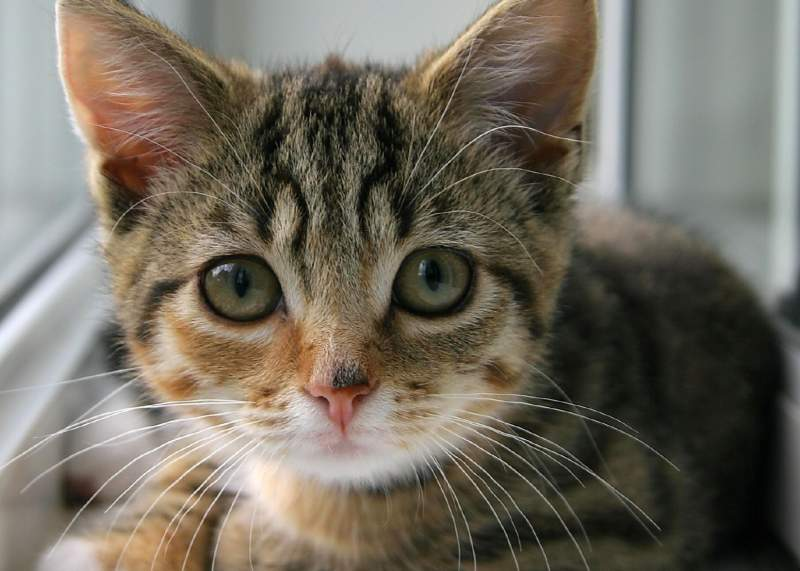
#> input picture cat.jpg, 800 x 571 px
$ jupyter execute 'IPLab1(Input_Image_Contrast_Increase_Decrease).ipynb'
#> lines starting #> are read from the running program, lines starting #| are printed output that depends on the picture
[cell 1]
import numpy as np
import cv2 as cv
from google.colab.patches import cv2_imshow
from PIL import Image, ImageEnhance
import matplotlib.pylab as plt
from google.colab import files

uploaded = files.upload()
#> the answer given: cat.jpg

[cell 2]
# Read and display the image
image = Image.open('cat.jpg')
#> image is the input picture: PIL image 800x571 RGB; mean R, G, B 114.6, 107.8, 95.6
#plt.imshow(image)
#Increase the brightness of the image
BrightImage = ImageEnhance.Brightness(image).enhance(2)
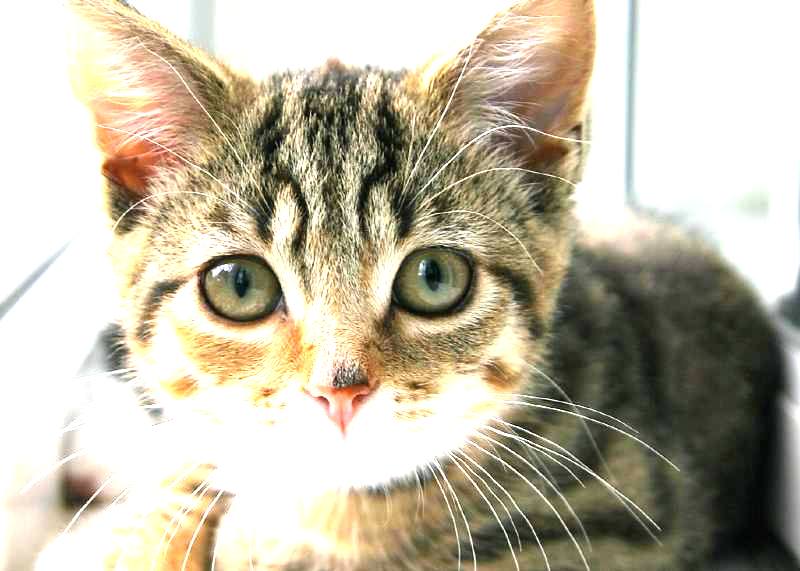
#> BrightImage: PIL image 800x571 RGB; mean R, G, B 191.2, 183.7, 164.6

#Decrease the brightness of the image
DarkImage = ImageEnhance.Brightness(image).enhance(0.4)
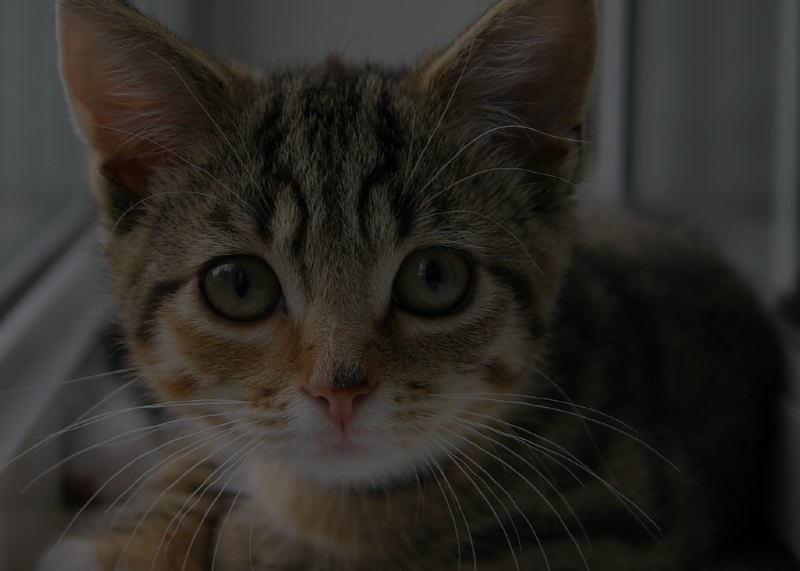
#> DarkImage: PIL image 800x571 RGB; mean R, G, B 45.5, 42.7, 37.8

FinalImage = np.concatenate((image, BrightImage, DarkImage), axis=1)
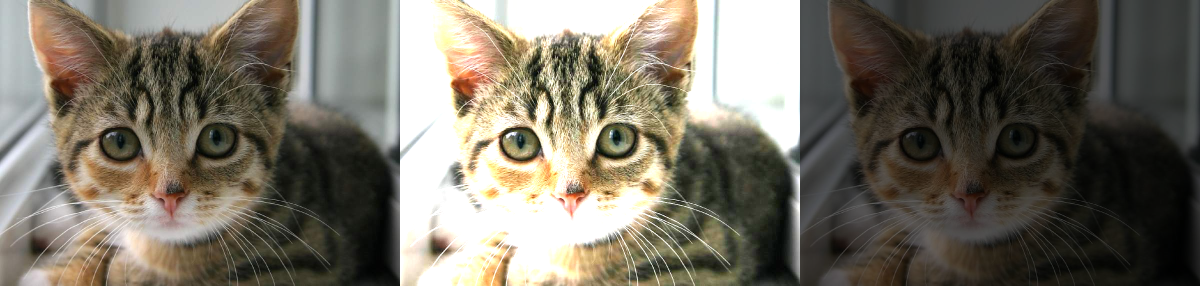
#> FinalImage: shape (571, 2400, 3) (shown at 1/2 size); mean R, G, B 117.1, 111.4, 99.3
cv2_imshow(cv.cvtColor(FinalImage, cv.COLOR_BGR2RGB))

$ run again, with f2.png saved as cat.jpg
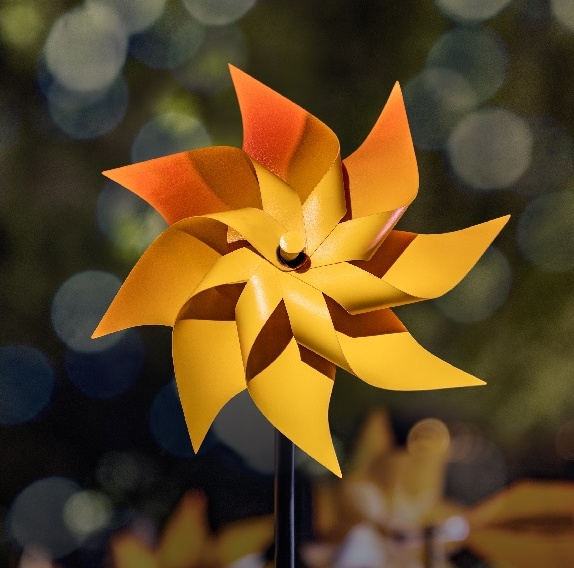
#> input picture f2.png, 574 x 568 px
#> image is the input picture: PIL image 574x568 RGB; mean R, G, B 95.4, 71.9, 35.1
#> `DarkImage = ImageEnhance.Brightness(image).enhance(0.4)`:
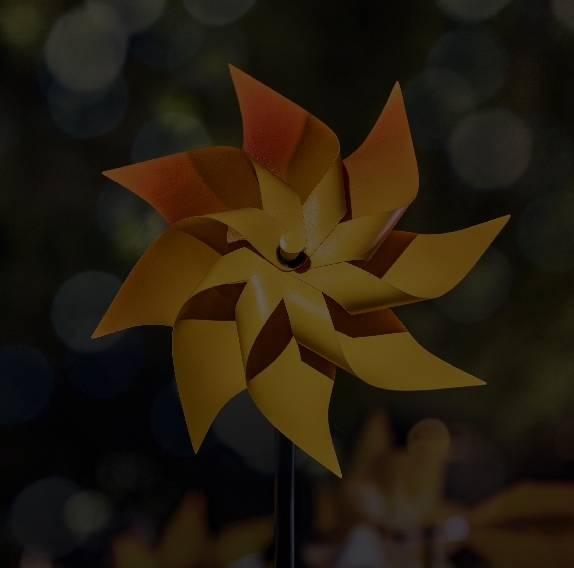
#> DarkImage: PIL image 574x568 RGB; mean R, G, B 37.8, 28.3, 13.7
#> `FinalImage = np.concatenate((image, BrightImage, DarkImage), axis=1)`:
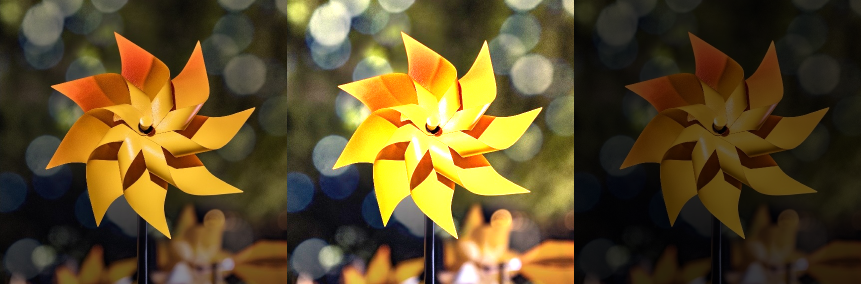
#> FinalImage: shape (568, 1722, 3) (shown at 1/2 size); mean R, G, B 93.6, 76.9, 39.6
